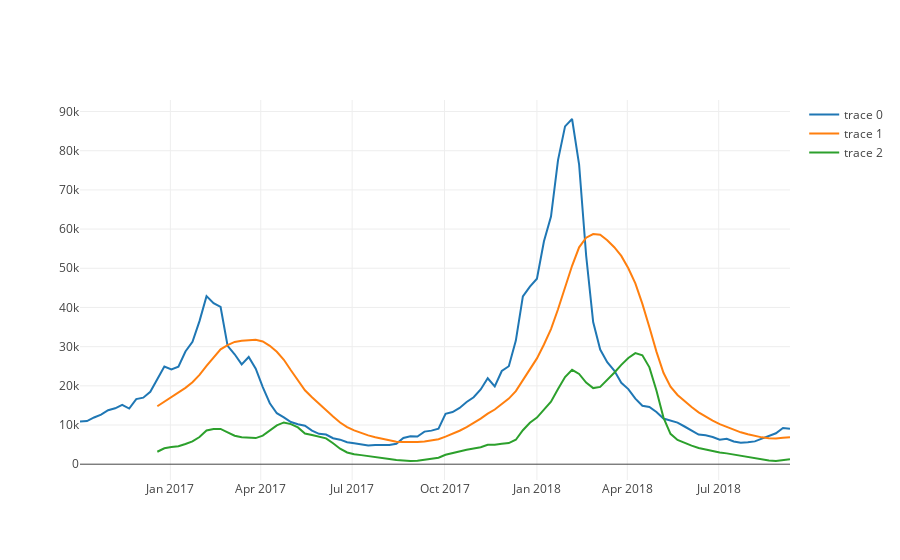

Write notebook code for a chart like this one.
### Code cell
from statsmodels.graphics.tsaplots import plot_acf, plot_pacf
from statsmodels.tsa.stattools import adfuller

cdc_df_new = cdc_df.drop(['Date'], axis=1)
moving_avg = cdc_df_new.rolling(12).mean()
moving_std = cdc_df_new.rolling(12).std()

trace1 = go.Scatter(x=cdc_df['Date'], y=cdc_df['ILITOTAL'])
trace2 = go.Scatter(x=cdc_df['Date'], y=moving_avg['ILITOTAL'])
trace3 = go.Scatter(x=cdc_df['Date'], y=moving_std['ILITOTAL'])


data = [trace1, trace2, trace3]
plotly.offline.iplot(data)

# orig = plt.plot(df, color='blue',label='Original')
# mean = plt.plot(moving_avg, color='red', label='Rolling Mean')
# std = plt.plot(moving_std, color='black', label = 'Rolling Std')
# plt.legend(loc='best')
# plt.title('Rolling Mean & Standard Deviation')
# plt.show(block=False)

# print ('Results of Dickey-Fuller Test:')
# dftest = adfuller(count, autolag='AIC')

# # Extract and display test results in a user friendly manner
# dfoutput = pd.Series(dftest[0:4], index=['Test Statistic','p-value','#Lags Used','Number of Observations Used'])
# for key,value in dftest[4].items():
#     dfoutput['Critical Value (%s)'%key] = value
# print (dfoutput)
